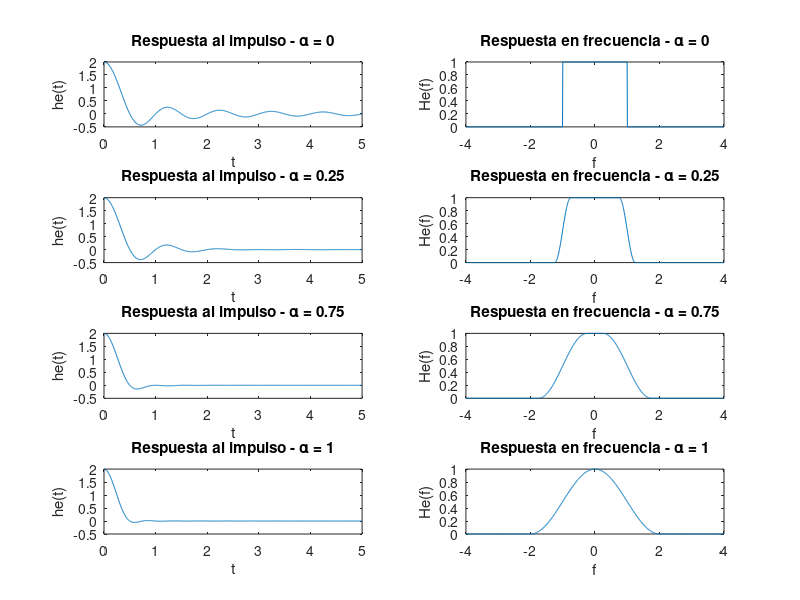
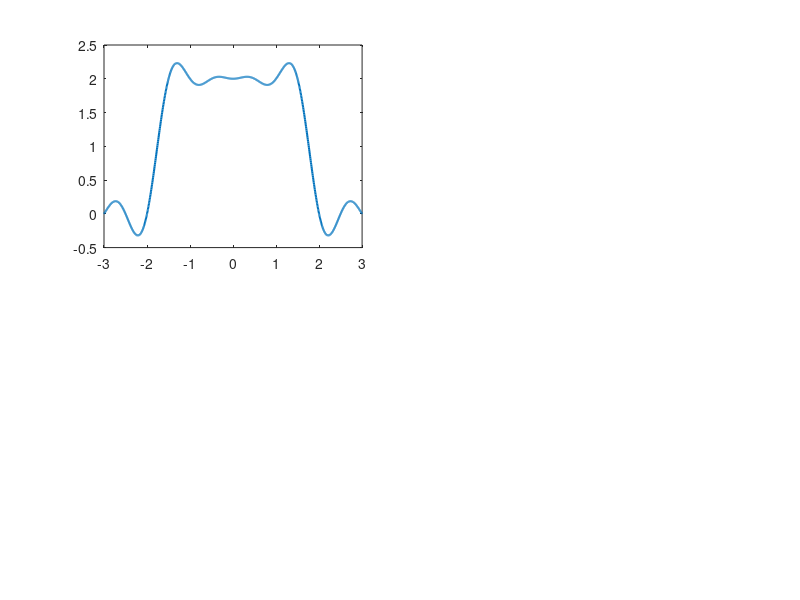

MATLAB code for these plots, in order: (Note: this script raises an error after producing the figures.)
%CODE1 Respuesta al impulso y en frecuencia del filtro de coseno alzado

clear;
clc;
close all;

% Parámetros generales
f0 = 1; % Frecuencia central
B = 2 * f0; % Ancho de banda absoluto
t = linspace(0, 5, 1000); % Tiempo >= 0
f = linspace(-2*B, 2*B, 1000); % Frecuencia

% Valores de roll-off
alpha_values = [0, 0.25, 0.75, 1];

figure;
for i = 1:length(alpha_values)
alpha = alpha_values(i);
fDelta = alpha * f0;
f1 = f0 - fDelta;

% Respuesta en frecuencia He(f)
He = zeros(size(f));
for k = 1:length(f)
fk = abs(f(k));
if fk < f1
He(k) = 1;
elseif fk < f0 + fDelta
He(k) = 0.5 * (1 + cos(pi * (fk - f1) / (2 * fDelta)));
else
He(k) = 0;
end
end

% Respuesta al impulso he(t)
he = 2*f0 * (sinc(2*f0*t)) .* (cos(2*pi*fDelta*t) ./ (1 - (4*fDelta*t).^2));
he(isnan(he)) = 2*f0; 

% Gráficos
subplot(4, 2, 2*i-1);
plot(t, he);
title(['Respuesta al impulso - α = ', num2str(alpha)]);
xlabel('t'); ylabel('he(t)');

subplot(4, 2, 2*i);
plot(f, He);
title(['Respuesta en frecuencia - α = ', num2str(alpha)]);
xlabel('f'); ylabel('He(f)');
end


%CODE2 Solapamiento de pulsos para visualizar ISI

% Parámetros comunes
f0 = 1;                          
Ts = 1 / (2 * f0);              
span = 3;                       
t = linspace(-span*Ts*2, span*Ts*2, 1000); 
alpha_values = [0, 0.25, 0.75, 1]; 

% Figura general
figure;

for i = 1:length(alpha_values)
    alpha = alpha_values(i);

    % Función del pulso coseno alzado
    raised_cosine = @(t) 2*f0 .* sinc(2*f0*t) .* ...
        (cos(2*pi*alpha*f0*t) ./ (1 - (4*alpha*f0*t).^2));

    % Manejar posibles divisiones por cero
    t_eps = 1e-10;
    denom_zero = abs(1 - (4*alpha*f0*t).^2) < t_eps;
    rc = raised_cosine(t);
    rc(denom_zero) = 2*f0 * sinc(2*f0*t(denom_zero)); 

    % Suma de pulsos desplazados
    suma_pulsos = zeros(size(t));
    for k = -span:span
        suma_pulsos = suma_pulsos + raised_cosine(t - k*Ts);
    end

    % Subplot
    subplot(2, 2, i);
    plot(t, suma_pulsos, 'LineWidth', 1.5); hold on;
    yline(0, '--k');
    for k = -span:span
        xline(k*Ts, '--', 'Color', [0.6 0.6 0.6]);
    end
    title(['Solapamiento - \alpha = ', num2str(alpha)]);
    xlabel('Tiempo t'); ylabel('Amplitud');
    grid on;
end

sgtitle('Solapamiento de Pulsos Coseno Alzado para distintos valores de \alpha');

%CODE3 Visualizacion de Diagrama de Ojo

N = 10000;         % Número de bits a simular (10^4)
Ts = 1;            % Periodo de símbolo (s) - Normalizado
sps = 8;           % Muestras por símbolo (oversampling factor) 
alpha_values = [0, 0.25, 0.75, 1]; % Valores de roll-off
num_alpha = length(alpha_values);
SNR_dB = 20;       % Relación Señal a Ruido en dB 

% Filter span in symbols 
filter_span_symbols = 10;

% Generación de Datos
bits = randi([0 1], N, 1); % Generar N bits aleatorios

% Codificación NRZ-L (0 -> -1, 1 -> +1)
symbols_nrzl = 2*bits - 1;

% Simulación para cada alpha 
eyediagram_handles = gobjects(num_alpha, 1);

for i = 1:num_alpha
    alpha = alpha_values(i);

    current_alpha = alpha;
    if alpha == 0
        current_alpha = 1e-8;
        disp('Advertencia: Usando alpha cercano a 0 para rcosdesign.');
    end
    
    h_rrc = rcosdesign(current_alpha, filter_span_symbols, sps, 'normal');

    % Normalizar el filtro para tener ganancia unitaria en DC
    h_rrc = h_rrc / sum(h_rrc); 
    

    % Sobremuestrear los símbolos NRZ-L antes de filtrar
    symbols_upsampled = upsample(symbols_nrzl, sps);

    % Filtrar la señal sobremuestreada con el filtro coseno alzado
    tx_signal = filter(h_rrc, 1, symbols_upsampled);


    % Añadir Ruido Gaussiano Blanco Aditivo
    rx_signal = awgn(tx_signal, SNR_dB, 'measured'); 


    % Crear una nueva figura para cada diagrama de ojo
    eyediagram_handles(i) = figure;
    

    
    % Calcular el retardo introducido por el filtro FIR
    filter_delay = filter_span_symbols * sps / 2; 
    

    if length(rx_signal) > filter_delay
        signal_for_eye = rx_signal(filter_delay + 1 : end); 
    else
        warning('La señal filtrada es demasiado corta después de quitar el retardo del filtro.');
        signal_for_eye = rx_signal; 
    end

    % Graficar el diagrama de ojo mostrando 2 símbolos
    if ~isempty(signal_for_eye)
        eyediagram(signal_for_eye, 2*sps);
        
        title(sprintf('Diagrama de Ojo ($\\alpha = %.2f$, SNR = %d dB)', alpha, SNR_dB), 'Interpreter', 'latex');

        xlabel('Tiempo (dentro de 2T\_s)', 'Interpreter', 'latex'); 
        ylabel('Amplitud', 'Interpreter', 'latex');
        
        % Ajustar límites Y si es necesario para mejor visualización
        max_amp = max(abs(rx_signal));
         % Evitar error si max_amp es 0 o NaN
        if ~isnan(max_amp) && max_amp > 0 
            ylim([-1.5*max_amp, 1.5*max_amp]); 
        end
    else
        disp(['No se pudo generar el diagrama de ojo para alpha = ', num2str(alpha), ' debido a señal vacía.']);
    end

end

disp('Generación de diagramas de ojo completada.');


